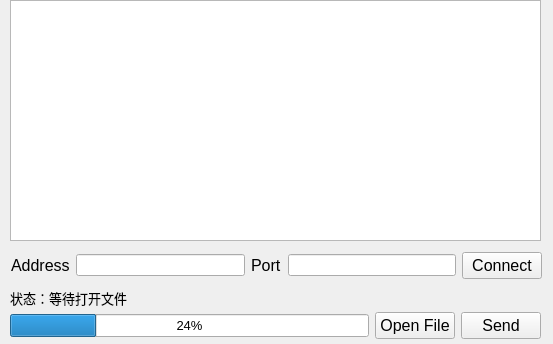
<?xml version="1.0" encoding="UTF-8"?>
<ui version="4.0">
 <class>TransFileClient</class>
 <widget class="QWidget" name="TransFileClient">
  <property name="geometry">
   <rect>
    <x>0</x>
    <y>0</y>
    <width>553</width>
    <height>344</height>
   </rect>
  </property>
  <property name="windowTitle">
   <string>TransFileClient</string>
  </property>
  <widget class="QTextEdit" name="FileDisplay">
   <property name="geometry">
    <rect>
     <x>10</x>
     <y>0</y>
     <width>531</width>
     <height>241</height>
    </rect>
   </property>
  </widget>
  <widget class="QLabel" name="StatusLabel">
   <property name="geometry">
    <rect>
     <x>10</x>
     <y>290</y>
     <width>531</width>
     <height>16</height>
    </rect>
   </property>
   <property name="font">
    <font>
     <pointsize>10</pointsize>
    </font>
   </property>
   <property name="text">
    <string>状态：等待打开文件</string>
   </property>
  </widget>
  <widget class="QWidget" name="">
   <property name="geometry">
    <rect>
     <x>11</x>
     <y>250</y>
     <width>531</width>
     <height>31</height>
    </rect>
   </property>
   <layout class="QHBoxLayout" name="horizontalLayout">
    <item>
     <widget class="QLabel" name="AddressLabel">
      <property name="font">
       <font>
        <pointsize>12</pointsize>
       </font>
      </property>
      <property name="text">
       <string>Address</string>
      </property>
     </widget>
    </item>
    <item>
     <widget class="QLineEdit" name="Address"/>
    </item>
    <item>
     <widget class="QLabel" name="PortLabel">
      <property name="font">
       <font>
        <pointsize>12</pointsize>
       </font>
      </property>
      <property name="text">
       <string>Port</string>
      </property>
     </widget>
    </item>
    <item>
     <widget class="QLineEdit" name="Port"/>
    </item>
    <item>
     <widget class="QPushButton" name="ConnectButton">
      <property name="font">
       <font>
        <pointsize>12</pointsize>
       </font>
      </property>
      <property name="text">
       <string>Connect</string>
      </property>
     </widget>
    </item>
   </layout>
  </widget>
  <widget class="QWidget" name="">
   <property name="geometry">
    <rect>
     <x>10</x>
     <y>310</y>
     <width>531</width>
     <height>31</height>
    </rect>
   </property>
   <layout class="QHBoxLayout" name="horizontalLayout_2">
    <item>
     <widget class="QProgressBar" name="ProgressBar">
      <property name="font">
       <font>
        <pointsize>10</pointsize>
       </font>
      </property>
      <property name="value">
       <number>24</number>
      </property>
     </widget>
    </item>
    <item>
     <widget class="QPushButton" name="OpenButton">
      <property name="font">
       <font>
        <pointsize>12</pointsize>
       </font>
      </property>
      <property name="text">
       <string>Open File</string>
      </property>
     </widget>
    </item>
    <item>
     <widget class="QPushButton" name="SendButton">
      <property name="font">
       <font>
        <pointsize>12</pointsize>
       </font>
      </property>
      <property name="text">
       <string>Send</string>
      </property>
     </widget>
    </item>
   </layout>
  </widget>
 </widget>
 <resources/>
 <connections/>
</ui>
